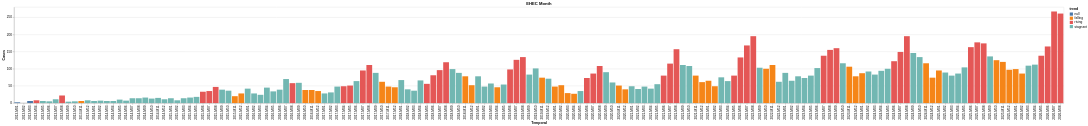

This figure's notebook cell:
### Code cell
bar_month = alt.Chart(data_month).mark_bar().encode(
    x=alt.X("temporal:N", title="Temporal"),
    y=alt.Y("value:Q", title="Cases"),
    color=alt.Color("trend:N")
).properties(
    title="EHEC Month"
)

bar_month

### Figure 1 — Vega-Lite specification as saved in the notebook (floating-point values rounded to 4 significant figures; data arrays with more than 128 entries replaced by an {"elided": "..."} marker saying what was removed)
{"config": {"view": {"continuousWidth": 300, "continuousHeight": 300}}, "data": {"name": "data-6dcaaa4d34b74fa04cff746508aaf9a6"}, "mark": {"type": "bar"}, "encoding": {"color": {"field": "trend", "type": "nominal"}, "x": {"field": "temporal", "title": "Temporal", "type": "nominal"}, "y": {"field": "value", "title": "Cases", "type": "quantitative"}}, "title": "EHEC Month", "$schema": "https://vega.github.io/schema/vega-lite/v6.1.0.json", "datasets": {"data-6dcaaa4d34b74fa04cff746508aaf9a6": {"elided": "164 records"}}}
